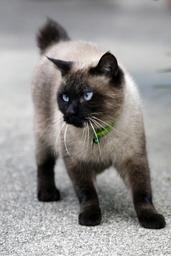
#> input picture cat.jpg, 171 x 256 px, shrunk from 667 x 1000 before the run
$ python convolution.py   (Python 2 division)   (older library calls are emulated)
#> lines starting #> are read from the running program, lines starting #| are printed output that depends on the picture
from pylab import *
import numpy as np
import scipy as sp
from scipy.ndimage import imread
from scipy.misc import imsave
from scipy.signal import convolve2d as conv
import time

def convolve(image, kernel):
    '''
    convolves image using filter
    '''

    new_image = np.zeros(image.shape)

    # filter size (assuming filter is nxn)
    k = kernel.shape[0]/2
    # flip the filter in both dimensions to apply correlation
    kernel = np.fliplr(np.flipud(kernel))

    # go through each point in image
    for y in range(image.shape[0]):
        for x in range(image.shape[1]):

            # begin to end coords of the new patch
            x1, y1, x2, y2 = x-k, y-k, (x+k)+1, (y+k)+1

            # get existing patch
            patch = image[max(0, y1):min(image.shape[0], y2),
                          max(0, x1):min(image.shape[1], x2)]

            # handle borders by padding with 0s

            padded = np.pad(patch, ((abs(min(0, y1)),
                                     abs(min(0, image.shape[0]-y2))),
                                    (abs(min(0, x1)),
                                     abs(min(0, image.shape[1]-x2)))),
                                    'constant', constant_values=0)

            # calculate new intensity of point
            new_image[y, x] = np.sum(padded * kernel)

    return new_image

def convolve2(image, kernel):
    '''
    convolves image using filter.
    Improved by adding vector dot
    '''

    new_image = np.zeros(image.shape)

    # filter size (assuming filter is nxn)
    k = kernel.shape[0]/2
    # flip the filter in both dimensions and reshape to a 1D
    kernel = np.fliplr(np.flipud(kernel)).reshape((kernel.size,))

    # go through each point in image
    for y in range(image.shape[0]):
        for x in range(image.shape[1]):

            # begin to end coords of the new patch
            x1, y1, x2, y2 = x-k, y-k, (x+k)+1, (y+k)+1

            # get existing patch
            patch = image[max(0, y1):min(image.shape[0], y2),
                          max(0, x1):min(image.shape[1], x2)]

            # handle borders by padding with 0s

            padded = np.pad(patch, ((abs(min(0, y1)),
                                     abs(min(0, image.shape[0]-y2))),
                                    (abs(min(0, x1)),
                                     abs(min(0, image.shape[1]-x2)))),
                                    'constant', constant_values=0).reshape((kernel.size,))

            # calculate new intensity through dot product
            new_image[y, x] = np.dot(kernel, padded)

    return new_image


if __name__ == "__main__":
    image = imread("cat.jpg", mode='L')
#> image: shape (256, 171); min 0, max 255, mean 144.6
    #image = np.random.random_integers(0, 255, (5,5))
    #imsave("example.jpg", image)

    kernel = np.array([[-1,-2,-1],
                      [0,0,0],
                      [1,2,1]], dtype='float') /16

    start = time.time()
    result = convolve(image, kernel)
#> after the loop in convolve, `for y in range(image.shape[0]):`:
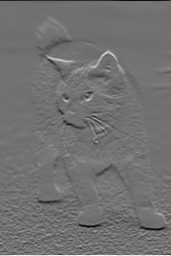
#> new_image: shape (256, 171) float64; min -48.62, max 60.12, mean -0.1; drawn with min black and max white
    end = time.time()
    imsave("example.jpg", result)
    print("Convolve1: It took " + str(end-start) + "s to convolve.")
    print(result)
#> (printed output is left out)

    start = time.time()
    result = convolve2(image, kernel)
    end = time.time()
    imsave("example_second.jpg", result)
    print("Convolve2: It took " + str(end-start) + "s to convolve.")
    print(result)
#> (printed output is left out)

    start = time.time()
    result = conv(image, kernel, mode='same', boundary = 'fill', fillvalue = 0)
    end = time.time()
    imsave("example_scipy.jpg", result)
    print("ScipyConvolve2d: It took " + str(end-start) + "s to convolve.")

    '''
    result = conv(image, kernel, 'same')
    print (result)
    imsave("example_gaussian2.jpg", result)
    '''
